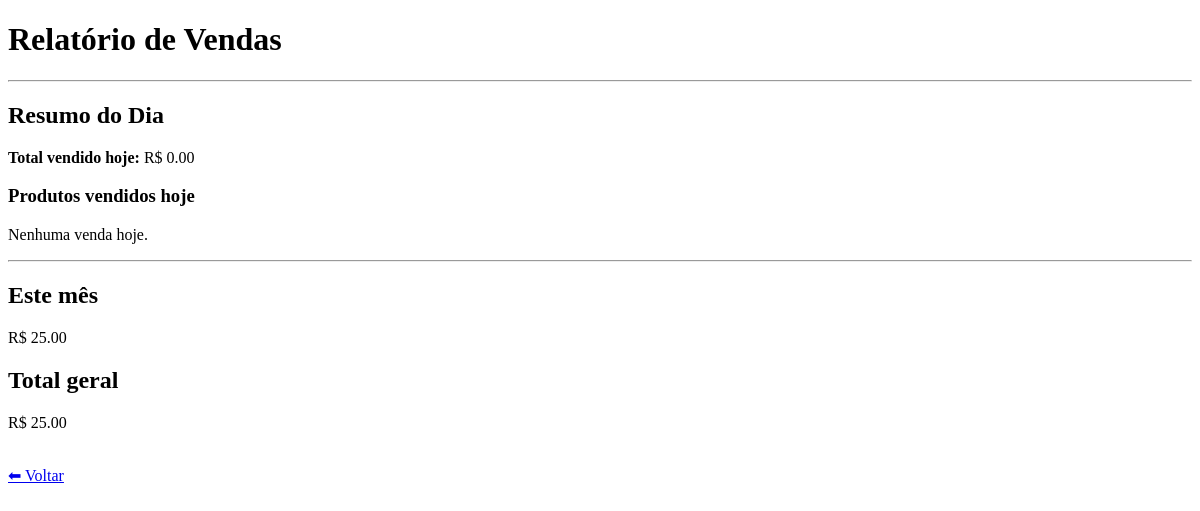
Before: /relatorio_vendas with the older database file.
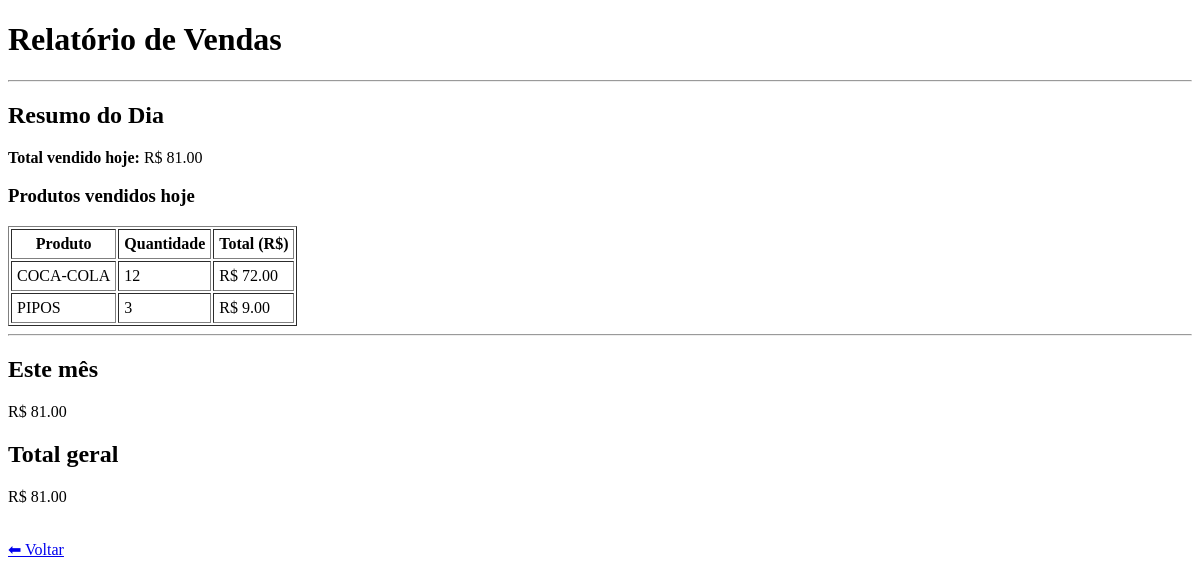
After: the same page with the newer database file.
### tables this page shows
CREATE TABLE produtos (
    id INTEGER PRIMARY KEY AUTOINCREMENT,
    nome TEXT NOT NULL,
    preco REAL NOT NULL,
    estoque INTEGER NOT NULL
);

### app.py (the view)
@app.route('/relatorio_vendas')
def relatorio_vendas():
    conn = conectar()
    cursor = conn.cursor()
    cursor.execute("""
        SELECT COALESCE(SUM(valor_total), 0)
        FROM vendas
        WHERE date(data_venda) = date('now')
    """)
    vendas_dia_total = cursor.fetchone()[0]
    cursor.execute("""
        SELECT
            produtos.nome,
            SUM(vendas.quantidade) AS quantidade_total,
            SUM(vendas.valor_total) AS valor_total
        FROM vendas
        JOIN produtos ON vendas.produto_id = produtos.id
        WHERE date(vendas.data_venda) = date('now')
        GROUP BY produtos.nome
        ORDER BY quantidade_total DESC
    """)
    produtos_dia = cursor.fetchall()
    cursor.execute("""
        SELECT COALESCE(SUM(valor_total), 0)
        FROM vendas
        WHERE strftime('%Y-%m', data_venda) = strftime('%Y-%m', 'now')
    """)
    vendas_mes = cursor.fetchone()[0]
    cursor.execute("""
        SELECT COALESCE(SUM(valor_total), 0)
        FROM vendas
    """)
    vendas_total = cursor.fetchone()[0]
    conn.close()
    return render_template(
        "relatorio_vendas.html",
        vendas_dia_total=vendas_dia_total,
        produtos_dia=produtos_dia,
        vendas_mes=vendas_mes,
        vendas_total=vendas_total
    )

### app.py (called while the page is built)
def conectar():
    return sqlite3.connect("cantina2.db")

### templates/relatorio_vendas.html (shortened to what this page needs)
<!DOCTYPE html>
<html>
<head>
</head>
<body>
    <h1> Relatório de Vendas</h1>
    <hr>
    <h2> Resumo do Dia</h2>
    <p><strong>Total vendido hoje:</strong> R$ {{ "%.2f"|format(vendas_dia_total) }}</p>
    <h3> Produtos vendidos hoje</h3>
    {% if produtos_dia and produtos_dia|length > 0 %}
        <table border="1" cellpadding="5">
            <tr>
                <th>Produto</th>
                <th>Quantidade</th>
                <th>Total (R$)</th>
            </tr>
            {% for produto in produtos_dia %}
            <tr>
                <td>{{ produto[0] }}</td>
                <td>{{ produto[1] }}</td>
                <td>R$ {{ "%.2f"|format(produto[2]) }}</td>
            </tr>
            {% endfor %}
        </table>
    {% else %}
        <p>Nenhuma venda hoje.</p>
    {% endif %}
    <hr>
    <h2> Este mês</h2>
    <p>R$ {{ "%.2f"|format(vendas_mes) }}</p>
    <h2> Total geral</h2>
    <p>R$ {{ "%.2f"|format(vendas_total) }}</p>
    <br>
    <a href="/vendas">⬅ Voltar</a>
</body>
</html>

Changed rows visible on the page:
now on this page (row edited): produtos: nome "COCA-COLA", produto "12", produto "72.00"
now on this page (row edited): produtos: nome "PIPOS", id "3", produto "9.00"
Other visible differences:
{{ "%.2f"|format(vendas_dia_total) }}: "0.00" → "81.00"
{{ "%.2f"|format(vendas_mes) }}: "25.00" → "81.00"
{{ "%.2f"|format(vendas_total) }}: "25.00" → "81.00"
text no longer shown: "Nenhuma venda hoje."
text now shown: "Produto Quantidade Total (R$)"
